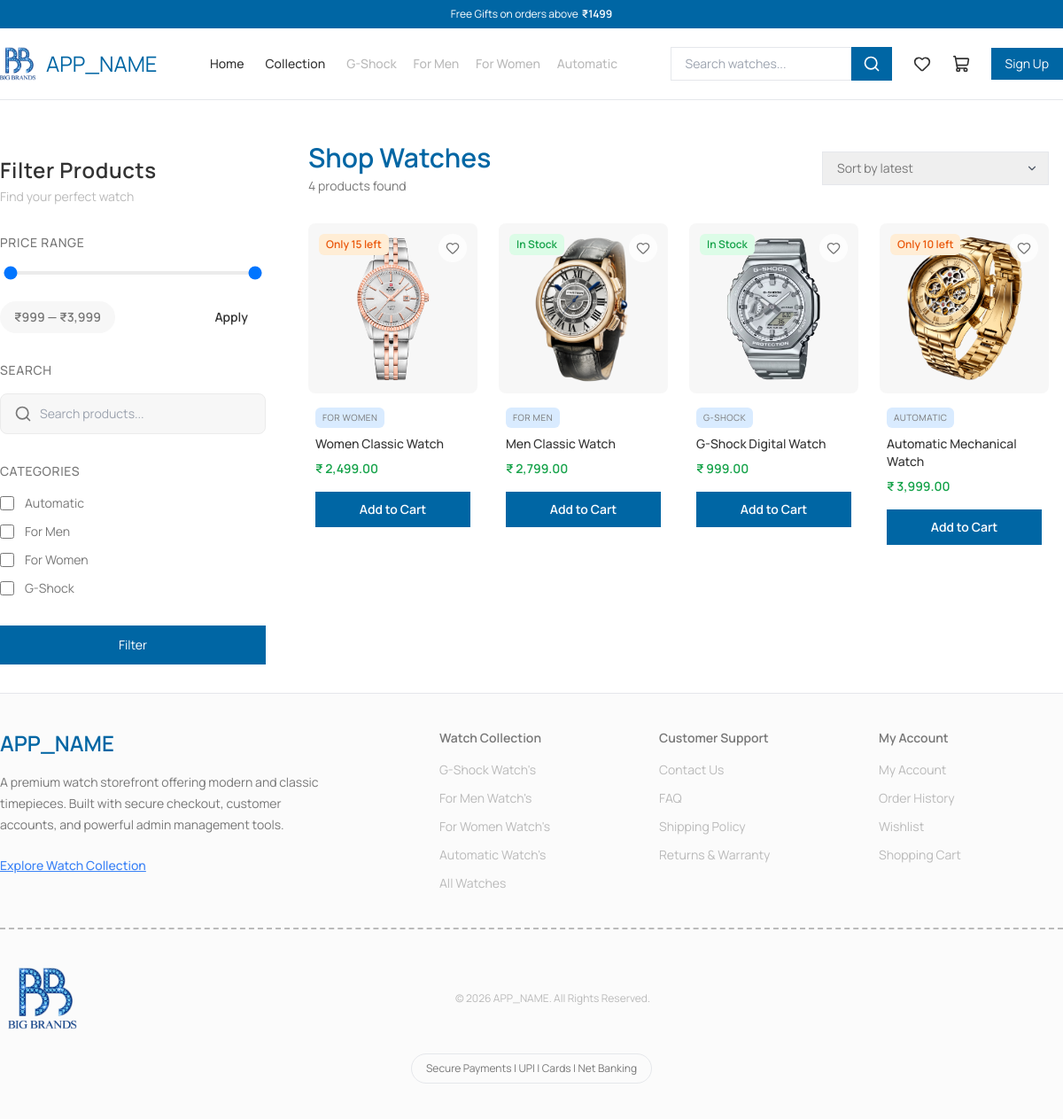
The page /shop.php on the database its author committed.
### tables this page shows
CREATE TABLE IF NOT EXISTS categories (
  id INT UNSIGNED AUTO_INCREMENT PRIMARY KEY,
  name VARCHAR(120) NOT NULL,
  image VARCHAR(255) DEFAULT NULL,
  created_at TIMESTAMP NOT NULL DEFAULT CURRENT_TIMESTAMP,
  UNIQUE KEY uq_categories_name (name)
);

CREATE TABLE IF NOT EXISTS products (
  id INT UNSIGNED AUTO_INCREMENT PRIMARY KEY,
  name VARCHAR(190) NOT NULL,
  description TEXT DEFAULT NULL,
  category_id INT UNSIGNED DEFAULT NULL,
  price DECIMAL(10,2) NOT NULL,
  stock INT UNSIGNED NOT NULL DEFAULT 0,
  image VARCHAR(255) DEFAULT NULL,
  is_active TINYINT(1) NOT NULL DEFAULT 1,
  created_at TIMESTAMP NOT NULL DEFAULT CURRENT_TIMESTAMP,
  KEY idx_products_category (category_id),
  KEY idx_products_active (is_active),
  CONSTRAINT chk_products_price_non_negative CHECK (price >= 0),
  CONSTRAINT fk_products_category
    FOREIGN KEY (category_id) REFERENCES categories(id) ON DELETE SET NULL
);

### pages/shop.php (the view, shortened to what the rows shown need)
<?php
require_once __DIR__ . '/../config/bootstrap.php';
$store = new StoreController();
$categories = $store->categories->all();
$priceRange = $store->products->priceRange();
$selectedCategoryIds = array_values(array_filter(
    array_map('intval', (array)($_GET['categories'] ?? [])),
    static fn($id) => $id > 0
));
$minPrice = isset($_GET['min_price']) && $_GET['min_price'] !== ''
    ? (float)$_GET['min_price']
    : $priceRange['min'];
$maxPrice = isset($_GET['max_price']) && $_GET['max_price'] !== ''
    ? (float)$_GET['max_price']
    : $priceRange['max'];
$filters = [
    'query' => trim((string)($_GET['q'] ?? '')),
    'category_ids' => $selectedCategoryIds,
    'sort' => (string)($_GET['sort'] ?? ''),
    'min_price' => $minPrice,
    'max_price' => $maxPrice,
    'page' => (int)($_GET['page'] ?? 1),
    'per_page' => 8
];
$result = $store->products->search($filters);
$currentFilterParams = array_filter([
    'q' => $filters['query'],
    'sort' => $filters['sort'],
    'min_price' => $minPrice,
    'max_price' => $maxPrice,
    'categories' => $selectedCategoryIds
]);
$shopRedirect = 'shop.php' . ($currentFilterParams ? '?' . http_build_query($currentFilterParams) : '');
$wishlistProductIds = [];
$pageHeading = 'Shop Watches';
require __DIR__ . '/layout/header.php';
?>
<main class="mt-28 mx-auto max-w-7xl px-4 py-8 md:px-0">
    <div class="grid gap-8 lg:grid-cols-[300px,1fr]">
        <aside id="filter-drawer" class="fixed lg:static top-0 left-0 h-full lg:h-fit w-[300px] bg-white-dark p-4 md:p-0 z-50 md:z-10 transform -translate-x-full lg:translate-x-0 transition-transform duration-300 ease-in-out overflow-y-auto">
            <form action="<?= e(app_url('shop.php')); ?>" method="get" class="space-y-8"> <input type="hidden" name="sort" value="<?= e($filters['sort']); ?>">
                <div>
                    <h2 class="text-xl md:text-2xl font-semibold text-black-medium tracking-wide"> Filter Products </h2>
                </div>
                <section>
                    <div class="mt-4 space-y-3"> <?php foreach ($categories as $category): ?> <label class="group flex items-center gap-3 cursor-pointer"> <input type="checkbox" name="categories[]" value="<?= (int)$category['id']; ?>" class="h-4 w-4 rounded border-black-light" <?= in_array((int)$category['id'], $selectedCategoryIds, true) ? 'checked' : ''; ?>> <span class="text-sm text-black-light transition"> <?= e($category['name']); ?> </span> </label> <?php endforeach; ?> </div>
                </section> <button type="submit" class="w-full px-5 py-3 text-sm text-white-dark bg-primary-medium hover:bg-primary-medium/90 transition"> Filter </button>
            </form>
        </aside>
        <section class="md:p-4">
            <div class="flex flex-row flex-col-reverce gap-4 md:items-center md:justify-between">
                <div>
                    <h1 class="text-xl md:text-3xl font-semibold text-primary-medium text-nowrap"> <?= e($pageHeading); ?> </h1>
                </div>
            </div>
            <div class="mt-8 grid grid-cols-2 sm:grid-cols-2 md:grid-cols-3 lg:grid-cols-4 gap-4 md:gap-6">
                <?php foreach ($result['items'] as $product): ?>
                    <article class="group flex flex-col overflow-hidden transition duration-300">
                        <div class="relative bg-white-light/40 rounded-lg overflow-hidden">
                            <?php if (is_logged_in()): ?>
                                <form action="<?= e(app_url('api/wishlist.php')); ?>" method="post" class="absolute top-3 right-3 z-10">
                                    <input type="hidden" name="_token" value="<?= e(csrf_token()); ?>">
                                    <input type="hidden" name="product_id" value="<?= (int) $product['id']; ?>">
                                    <input type="hidden" name="redirect" value="<?= e($shopRedirect); ?>">
                                    <button
                                        type="submit"
                                        class="rounded-full bg-white-dark/80 p-2 transition hover:bg-white-dark hover:scale-105 <?= isset($wishlistProductIds[(int) $product['id']]) ? 'text-red-500' : 'text-black-light'; ?>"
                                        aria-label="<?= isset($wishlistProductIds[(int) $product['id']]) ? 'Remove from wishlist' : 'Add to wishlist'; ?>">
                                        <i data-lucide="heart" class="h-4 w-4 <?= isset($wishlistProductIds[(int) $product['id']]) ? 'fill-current' : ''; ?>"></i>
                                    </button>
                                </form>
                            <?php else: ?>
                                <a
                                    href="<?= e(app_url('user/login.php')); ?>"
                                    class="absolute top-3 right-3 z-10 rounded-full bg-white-dark/80 p-2 text-black-light transition hover:bg-white-dark hover:text-red-500 hover:scale-105"
                                    aria-label="Login to use wishlist">
                                    <i data-lucide="heart" class="h-4 w-4"></i>
                                </a>
                            <?php endif; ?>
                            <a href="<?= e(product_link($product)); ?>">
                                <img
                                    src="<?= e(upload_url($product['image'])); ?>"
                                    alt="<?= e($product['name']); ?>"
                                    class="h-40 sm:h-44 md:h-48 w-full object-contain p-3 transition duration-500 group-hover:scale-105">
                            </a>
                            <?php if ((int)$product['stock'] === 0): ?>
                                <span class="absolute top-3 left-3 text-xs flex items-center gap-1 bg-red-100 text-red-600 font-semibold px-2 py-1 rounded-md">
                                    <i data-lucide="frown" class="w-3.5 h-3.5 hidden md:block"></i>
                                    Out of Stock
                                </span>
                            <?php elseif ((int)$product['stock'] < 20): ?>
                                <span class="absolute top-3 left-3 text-xs flex items-center gap-1 bg-orange-100 text-orange-600 font-semibold px-2 py-1 rounded-md">
                                    Only <?= (int)$product['stock']; ?> left
                                </span>
                            <?php else: ?>
                                <span class="absolute top-3 left-3 text-xs flex items-center gap-1 bg-green-100 text-green-600 font-semibold px-2 py-1 rounded-md">
                                    In Stock
                                </span>
                            <?php endif; ?>
                        </div>
                        <div class="flex flex-col items-start flex-1 py-4 px-2 space-y-2">
                            <span class="text-[10px] uppercase tracking-wider text-black-light bg-primary-light px-2 py-1 rounded-md">
                                <?= e($product['category_name'] ?? 'Watch'); ?>
                            </span>
                            <h3 class="mt-1 line-clamp-2 text-xs md:text-sm font-medium text-black-medium">
                                <?= e($product['name']); ?>
                            </h3>
                            <div class="flex items-center justify-between mt-auto">
                                <p class="text-sm font-semibold text-green-600">
                                    <?= e(money((float) $product['price'])); ?>
                                </p>
                            </div>
                            <div class="pt-2 w-full">
                                <?php if ((int)$product['stock'] > 0): ?>
                                    <form action="<?= e(app_url('api/cart.php')); ?>" method="post">
                                        <button
                                            type="submit"
                                            class="w-full block bg-primary-medium py-2.5 text-center text-sm font-semibold text-white-dark transition hover:bg-primary-medium/80">
                                            Add to Cart
                                        </button>
                                    </form>
                                <?php endif; ?>
                            </div>
                        </div>
                    </article>
                <?php endforeach; ?>
            </div>
        </section>
    </div>
</main>
<?php require __DIR__ . '/layout/footer.php'; ?>

### pages/layout/header.php (shortened to what the rows shown need)
<?php
$headerCategories = (new CategoryModel())->featured(6);
?>
<!DOCTYPE html>
<html lang="en">
<head>
    <link rel="stylesheet" href="https://cdnjs.cloudflare.com/ajax/libs/font-awesome/6.5.0/css/all.min.css">
    <script src="https://cdn.tailwindcss.com"></script>
    <link rel="stylesheet" href="<?= e(asset_url('css/style.css')); ?>">
</head>
<body>
    <header class="fixed top-0 left-0 w-full bg-white-dark border-b z-40">
        <div class="mx-auto max-w-7xl px-4 md:px-0">
            <div class="h-20 flex items-center justify-between gap-4">
                <nav class="hidden lg:flex items-center gap-6 text-sm font-medium text-black-medium">
                    <div class="space-x-4">
                        <?php foreach ($headerCategories as $navCategory): ?>
                            <a
                                href="<?= e(app_url('shop.php?category=' . (int)$navCategory['id'])); ?>" class="text-nowrap text-white-medium ">
                                <?= e($navCategory['name']); ?>
                            </a>
                        <?php endforeach; ?>
                    </div>
                </nav>
            </div>
        </div>
    </header>

### pages/layout/footer.php (shortened to what the rows shown need)
<footer class="w-full bg-white-light/20 border-t">
    <div class="mx-auto max-w-7xl py-10 px-4 md:px-0">
        <div class="grid grid-cols-1 md:grid-cols-2 lg:grid-cols-5 gap-10">
            <div>
                <ul class="space-y-3 text-sm text-white-medium">
                    <li class="flex flex-col space-y-3">
                        <?php foreach ($headerCategories as $navCategory): ?>
                            <a
                                href="<?= e(app_url('shop.php?category=' . (int)$navCategory['id'])); ?>" class="text-nowrap text-white-medium hover:text-black-light">
                                <?= e($navCategory['name']); ?> Watch's
                            </a>
                        <?php endforeach; ?>
                    </li>
                </ul>
            </div>
        </div>
    </div>
</footer>
</body>
</html>

### rows shown on the page
categories: name "G-Shock"
categories: name "For Men"
categories: name "For Women"
categories: name "Automatic"
products: image (picture), stock "15", category.name "FOR WOMEN", name "Women Classic Watch", price "₹ 2,499.00"
products: image (picture), stock "In Stock", category.name "FOR MEN", name "Men Classic Watch", price "₹ 2,799.00"
products: image (picture), stock "In Stock", category.name "G-SHOCK", name "G-Shock Digital Watch", price "₹ 999.00"
products: image (picture), stock "10", category.name "AUTOMATIC", name "Automatic Mechanical Watch", price "₹ 3,999.00"

### other values the page prints
APP_NAME "APP_NAME"
$pageHeading "Shop Watches"
$result['total'] "4"
form field sort "Sort by latest"
